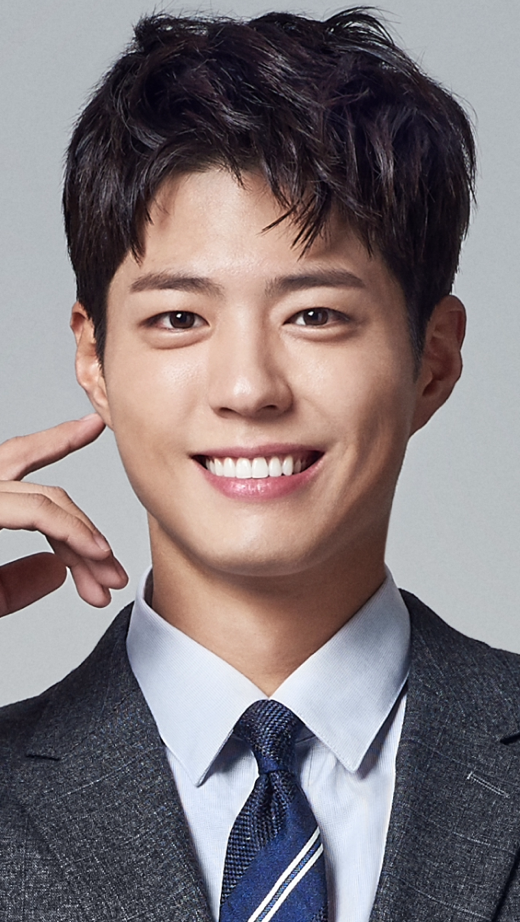
#> input picture opencv/data/park2.png, 520 x 922 px
$ jupyter execute --allow-errors opencv_synthesis.ipynb   (shell and % lines are left out)
#> lines starting #> are read from the running program, lines starting #| are printed output that depends on the picture
[cell 1]
from keras.utils import np_utils
from keras.datasets import mnist
from keras.models import Sequential
from keras.layers import Dense, Activation
import numpy as np

[cell 2]
import matplotlib.pyplot as plt

[cell 3]
# 학습된 파일 가져오기
from keras.models import load_model
#> (the rest of this cell did not finish here and is left out)

[cell 4]
import skimage.color
from skimage.filters import median

[cell 5]
import cv2
face_cascade = cv2.CascadeClassifier('haarcascade_frontalface_default.xml')
img = cv2.imread('./data/park2.png')
#> img is the input picture: shape (922, 520, 3); mean B, G, R 122.7, 119.8, 129.7
gray = cv2.cvtColor(img, cv2.COLOR_BGR2GRAY)
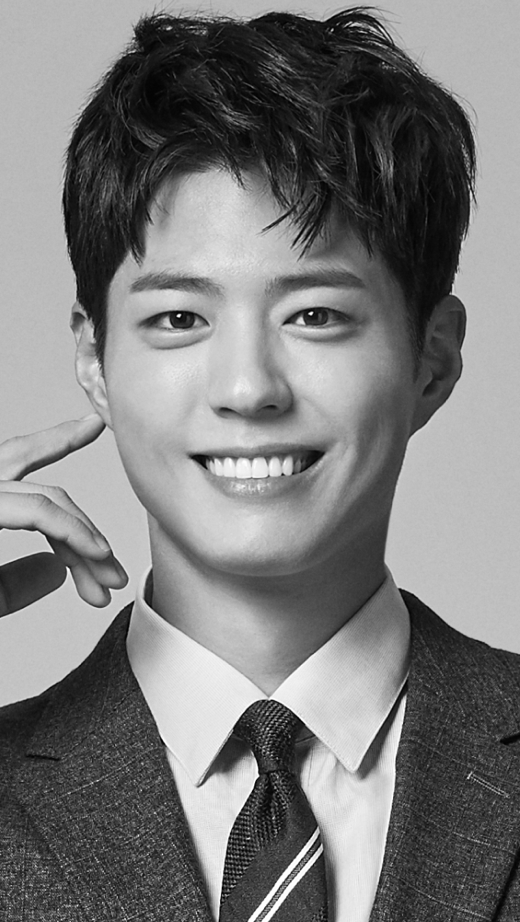
#> gray: shape (922, 520); min 0, max 255, mean 123.1
face = face_cascade.detectMultiScale(gray, 1.25 , 5)
#> face = [[72, 175, 362, 362]]
for (x,y,w,h) in face:
    re_gray = gray[y:y+h, x:x+w]
    rescaled = skimage.transform.resize(re_gray, (96, 96))
#> this loop made 1 pass
#> pass 1, `re_gray = gray[y:y+h, x:x+w]`:
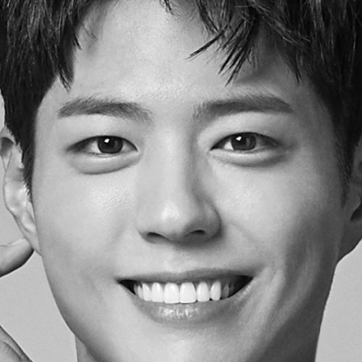
#> re_gray: shape (362, 362); min 0, max 255, mean 136.9
#> pass 1, `rescaled = skimage.transform.resize(re_gray, (96, 96))`:
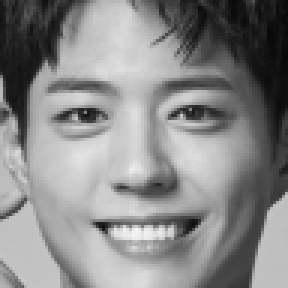
#> rescaled: shape (96, 96) float64 (shown 3 times larger); min 0.0366, max 0.964, mean 0.537
plt.imshow(rescaled, 'gray')
plt.axis('off')

[cell 6]
pix = np.resize(rescaled,(1,96,96,1))

#> (a cell that did not finish here is left out)

#> (a cell that did not finish here is left out)

[cell 9]
# 출력
plt.imshow(rescaled, 'gray')
plt.axis('off')
#> (the rest of this cell did not finish here and is left out)

[cell 10]
# 수염사진 업로드
moustache = plt.imread('./data/mustache.png')
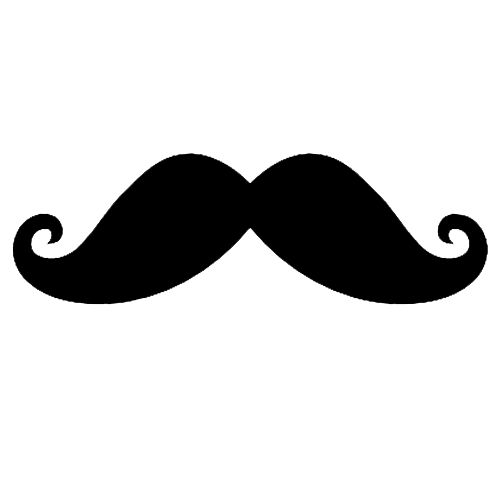
#> input picture opencv/data/mustache.png, 500 x 500 px
#> moustache is the input picture: shape (500, 500, 4) float32; mean R, G, B, A 0.829, 0.829, 0.829, 0.17
moustache = skimage.color.rgb2gray(moustache)
#> moustache: shape (500, 500) float32

[cell 11]
moustache = median(moustache) # 수염의 중간 값 계산

[cell 12]
moustache

[cell 13]
plt.imshow(moustache, 'gray') # 수염 사진 출력

[cell 14]
from skimage import measure
moustache_contour = measure.find_contours(moustache, 0.5)[0] #  윤곽선 추출
#> moustache_contour = 1835 pairs, first value 152.6 to 303.7, second value 12.39 to 487.5
moustache_contour
#> Out has the same summary as moustache_contour

[cell 15]
# 주어진 위치에 윤곽선을 그려주는 함수
def scaled_moustache(ax, center_point, draw):
#> called with center_point = array of shape (2,), draw = 3
    X = moustache_contour.copy()
#> X has the same summary as moustache_contour outside scaled_moustache
    X = (X - X.min(axis=0)) / X.max(axis=0)[1]
#> X = 1835 pairs, first value 0 to 0.31, second value 0 to 0.975
    X_scaled = X.max(axis=0) - X.min(axis=0)
#> X_scaled = [0.31, 0.975]
    X -= np.array([X_scaled[0]/2, X_scaled[1]/2])
#> X = 1835 pairs, first value -0.155 to 0.155, second value -0.487 to 0.487
    X *= draw
#> X = 1835 pairs, first value -0.465 to 0.465, second value -1.46 to 1.46
    X += center_point[::-1]
#> X = 1835 pairs, first value 2.53 to 3.47, second value 0.538 to 3.46
    ax.fill(X[:, 1], X[:, 0],"black")

[cell 16]
ax = plt.gca()
scaled_moustache(ax, np.array([2, 3]), 3)
ax.invert_yaxis()
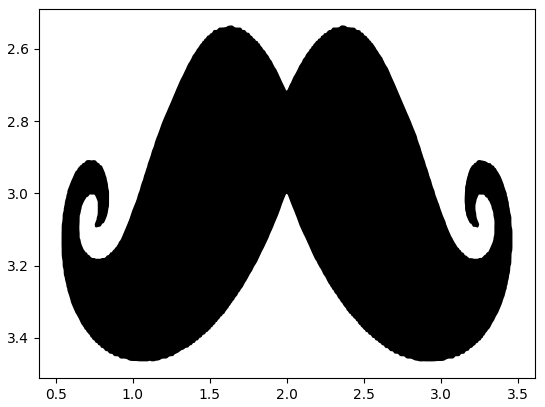
#> figure drawn by matplotlib, 1 panel
